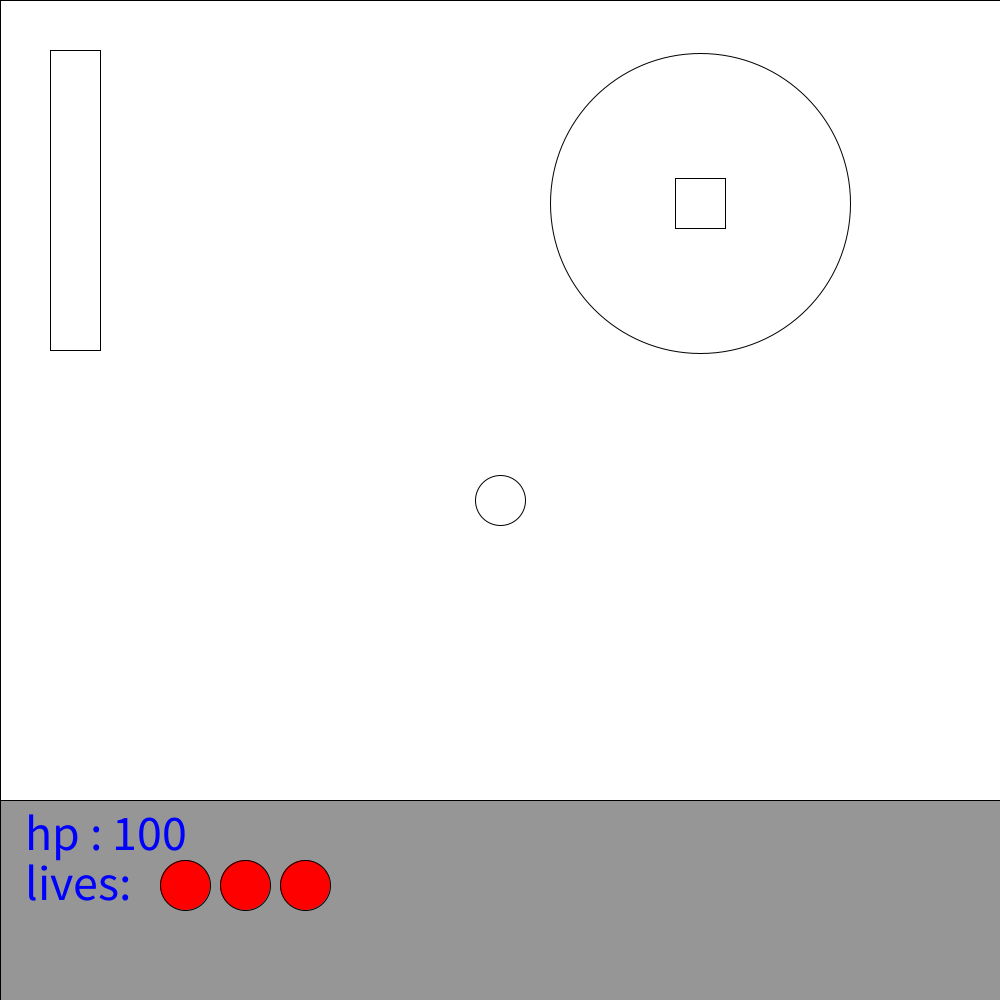
Frame 1 (no input)
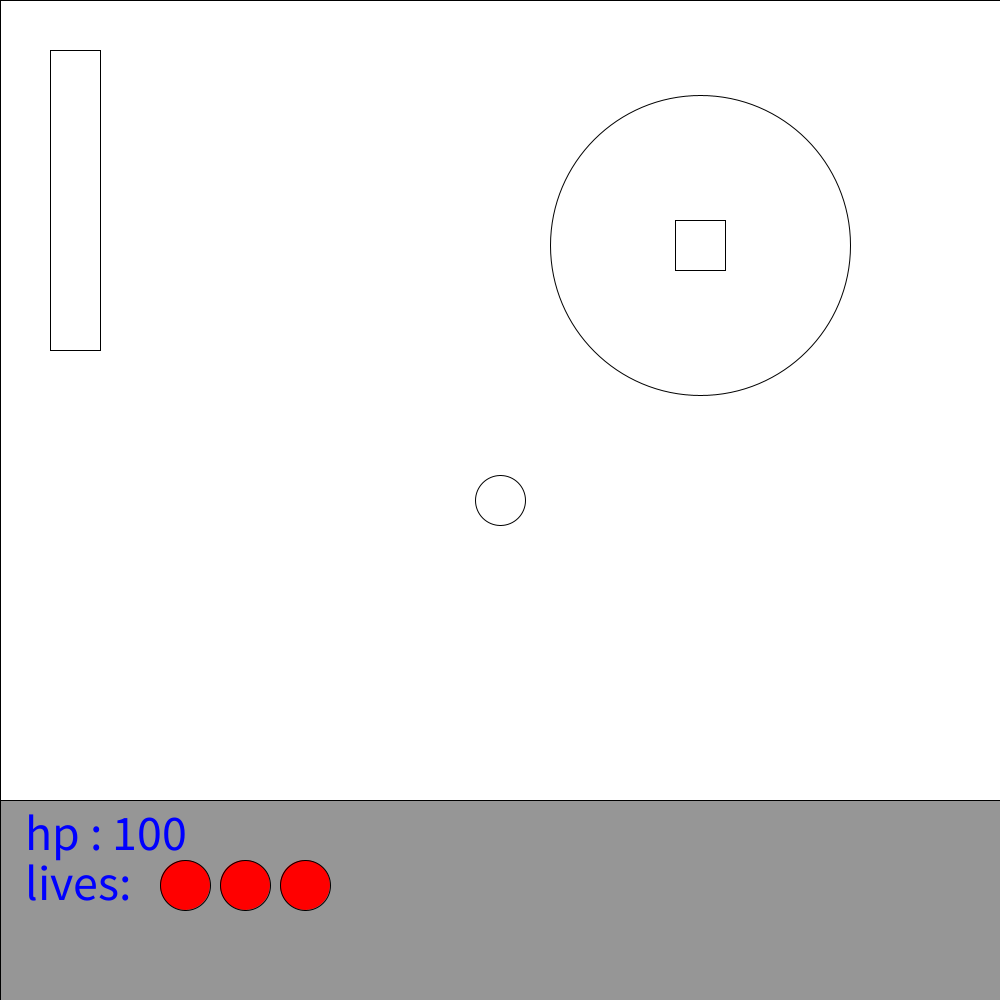
Frame 60 (the mouse pressed at the canvas centre just before this capture)
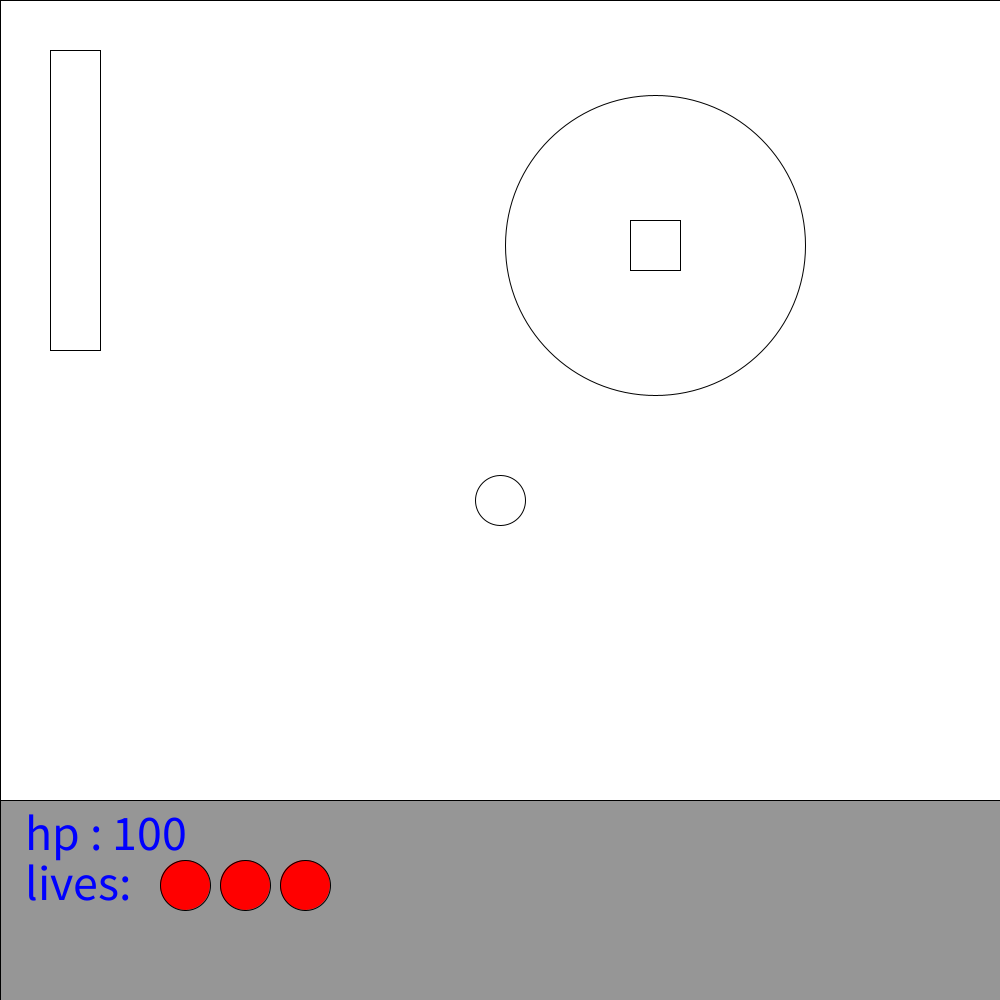
Frame 120 (the mouse held since frame 60 and released just before this capture)

The Processing sketch that drew these frames (run headless with seeded random() and noise(); from frame 60 on, the mouse is pressed at the canvas centre):

// Processing sketch: group_7_assignment7
// ── group_7_assignment7.pde
PlayerObject player;
MapElement map;
HUD hud;

boolean pause = false;
void setup(){
  size(1000,1000);
  player = new PlayerObject(100,500,500);
  map = new MapElement(player);
  hud = new HUD(player);
}

void draw(){
  if(!pause && player.return_lives() > 0){
    map.display();
    hud.display();
    player.display();
  }
}

void keyPressed(){
  if(key == 'p'){
    fill(0, 102, 153);
    textSize(32);
    text("PAUSE", 450,400);
    pause = !pause;
    fill(255);
  }
  if(key == 'j' || key == 'J'){
    map.attacked();
  }
  player.control(key);
}
// ── Enemy.pde
class Enemy extends EntityObject{
  int radius;
  int turn = 0;
  int direction = int(random(4));
  int damage = 20;
  Enemy(int health, int r, int xpos, int ypos){
    super(health, xpos, ypos);
    radius = r;
    speed = 3;
    lives = 1;
  }
  
  void display(){
    if(alive){
      //radius debugging
      ellipseMode(CENTER);
      ellipse(position.x, position.y, radius, radius);
      
      //graphical representation of monster
      rectMode(CENTER);
      rect(position.x, position.y, 50,50);
    }
    else{
      position.x = -100;
      position.y = -100;
    }
  }
  
  int return_damage(){
    return damage;
  }
  
  void animate(PVector pp){ //pp stands for "player position"
    float distx = pp.x - position.x;
    float disty = pp.y - position.y;
    
    //idle movement
    if(check_collision()){
      if(turn == 15){
        turn = -50;
        direction = int(random(4));
      }
      //Enemy just stands around for a couple of frames
      if(turn < 0){
        turn++;
        display();
        return;
      }
      switch(direction){      
        case 0:
          position.y -= speed; 
          turn++;
          break;
        case 1:
          position.x -= speed;
          turn++;
          break;
        case 2:
          position.y += speed;
          turn++;
          break;
        case 3:
          position.x += speed;
          turn++;
          break;
        default:
          break;
      }
    }
    
    //movement towards player
    if(sqrt(sq(distx) + sq(disty)) < radius/2){
      if(distx < 0){
        position.x -= speed;
      }
      else{
        position.x += speed;
      }
      if(disty < 0){
        position.y -= speed;
      }
      else{
        position.y += speed;
      }
    }
    
    //display updated position
    display();
  }
}
// ── EntityObject.pde
class EntityObject{
  int hp;
  int speed;
  int lives;
  boolean alive = true;
  PVector position;

  EntityObject(){}
  EntityObject(int health, int xpos, int ypos){
    hp = health;
    position = new PVector(xpos,ypos);
  }
  
  void recoil(PVector enemy_position, int magnitude){
    fill(255,0,0);
    float distx = position.x - enemy_position.x;
    float disty = position.y - enemy_position.y;
    
    if(distx < 0){
      position.x -= magnitude*speed;
    }
    else{
      position.x += magnitude*speed;
    }
    if(disty < 0){
      position.y -= magnitude*speed;
    }
    else{
      position.y += magnitude*speed;
    }
    ellipse(position.x, position.y, 50,50);
    fill(255);
  }
  
  Boolean check_collision(){
    //check collision with border
    if(position.x-25<0){
      position.x = 25;
      return false;
    }
    if(position.x+25>1000){
      position.x = 975;
      return false;
    }
    if(position.y-25<0){
      position.y = 25;
      return false;
    }
    if(position.y+25>800){
      position.y = 775;
      return false;
    }
    
    return true;
  }
  
  void damage(int d){
    hp -= d;
    if(hp == 0){
      death();
    }
  }
  
  void death(){
    lives -= 1;
    if(lives == 0){
      alive = false;
      return;
    }
    hp = 100;
  }
  
  int return_hp(){
    return hp;
  }
  
  PVector return_position(){
    return position;
  }
}
// ── HUD.pde
class HUD{
  PlayerObject player;
  int hp;
  
  HUD(PlayerObject p){
    player = p;
  }
  
  void display(){
    hp = player.return_hp();
    fill(150);
    rectMode(CORNER);
    rect(0,800,1000,200);
    textSize(50);
    fill(0,0,255);
    if(hp<=40){
      fill(255,0,0);
    }
    text("hp : "+ hp,25,850);
    text("lives: ",25, 900);
    fill(255, 0, 0);
    ellipseMode(CORNER);
    for(int i=0;i<player.return_lives();i++){
      ellipse(60*i+160, 860, 50,50);
      
    }
    fill(255);
    ellipseMode(CENTER);
  }
}
// ── MapElement.pde
class MapElement{
  PlayerObject player;
  Enemy enemy1;
  PVector player_pos;
  PVector atk_dir;
  
  MapElement(PlayerObject p){
    enemy1 = new Enemy(50,300,700,200);
    player = p;
    player_pos = player.return_position();
  }
  
  void display(){
    rectMode(CORNER);
    rect(0,0,1000,800);
    
    //wall
    rect(50,50, 50, 300);
    
    //move enemies in the map
    enemy1.animate(player_pos);
    
    //check if any enemies touched the player
    if( check_player_enemy_collision(enemy1.return_position()) ){
      player.damage(enemy1.return_damage());
      player.recoil(enemy1.return_position(), 15);
    }    
  }
  
  void attacked(){
    atk_dir = player.attack();
    if( check_player_enemy_collision(enemy1.return_position()) ){
      enemy1.damage(25);
      enemy1.recoil(player_pos, 15);
    };
  }
  
  boolean check_atk_enemy(PVector pos){
    return atk_dir.x < pos.x + 25 && 
           atk_dir.x > pos.x - 25&& 
           atk_dir.y < pos.y + 25 && 
           atk_dir.y > pos.y - 25;
  }

  boolean check_player_enemy_collision(PVector pos){
    return player_pos.x < pos.x + 25 && 
           player_pos.x + 25 > pos.x && 
           player_pos.y < pos.y + 25 && 
           player_pos.y + 25 > pos.y;
  }
}
// ── PlayerObject.pde
class PlayerObject extends EntityObject{
  //0 = north, 1 = east, 2 = south, 3 = west
  int direction;
  PVector swing_direction;
  
  PlayerObject(int health, int xpos, int ypos){
    super(health, xpos, ypos);
    speed = 5;
    lives = 3;
    swing_direction = new PVector(0, 0);
  }

  void control(char input){
    if(check_collision()){
      if(input == 'w' || input == 'W'){ position.y -= speed; direction = 0; }
      if(input == 'a' || input == 'A'){ position.x -= speed; direction = 1; }
      if(input == 's' || input == 'S'){ position.y += speed; direction = 2; }
      if(input == 'd' || input == 'D'){ position.x += speed; direction = 3; }
    }
  }
  
  int return_lives(){
    return lives;
  }
  

  
  void display(){
    if(alive){
      ellipse(position.x, position.y, 50,50);
    }
    else{
      fill(255,0,0);
      textSize(100);
      text("Game Over", 200,400);
      
      fill(255);
    }
  }

  PVector attack(){
    switch(direction){
      case 0:
        swing_direction.x = position.x;
        swing_direction.y = position.y - 70;
        break;
      case 1:
        swing_direction.x = position.x - 70;
        swing_direction.y = position.y;
        break;
      case 2:
        swing_direction.x = position.x;
        swing_direction.y = position.y + 70;
        break;
      case 3:
        swing_direction.x = position.x + 70;
        swing_direction.y = position.y;
        break;
      default:
        break;
    }
    line(position.x, position.y, swing_direction.x, swing_direction.y);
    return(swing_direction);
  }
}
